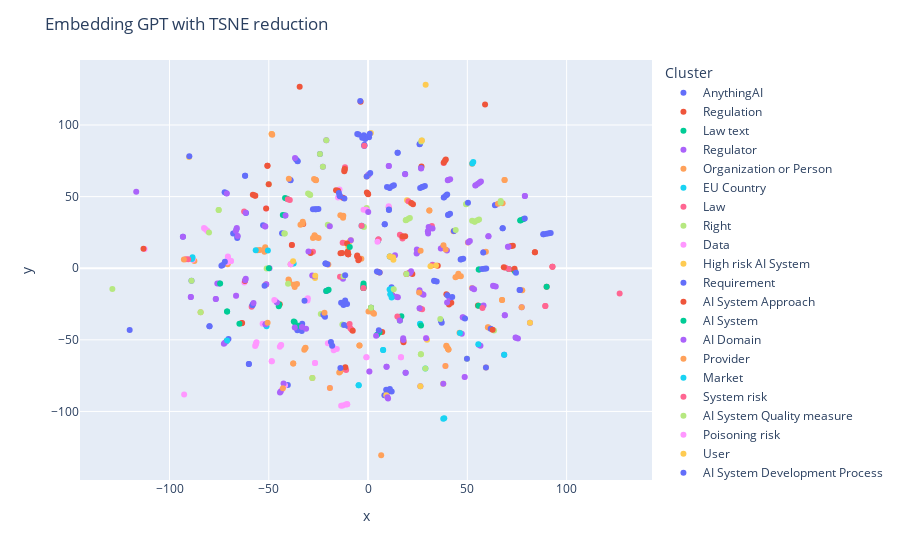

The notebook cell saved with this chart:
### Code cell
e.plotEmbedding(embeddingType="GPT", dim=2, reduction="TSNE")
